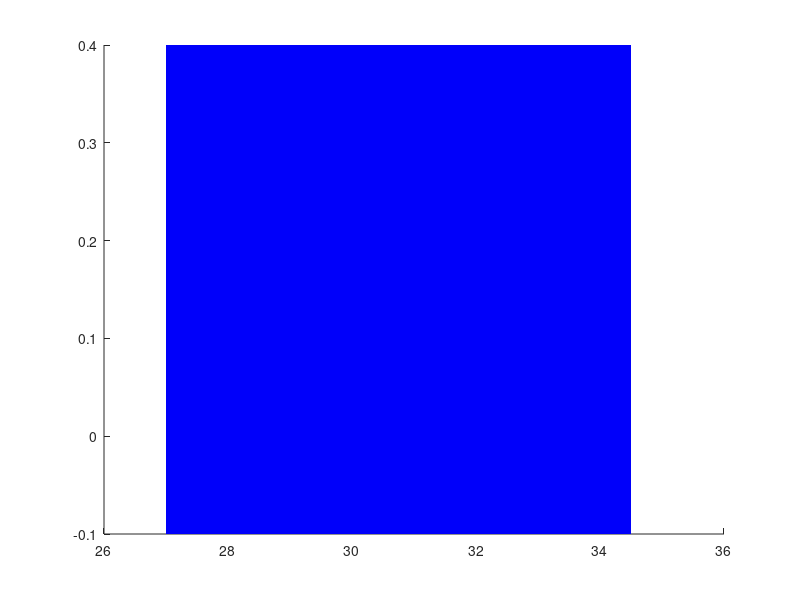

Write the MATLAB code that produced this figure. (Note: this script raises an error after producing the figure.)


%% Figure 1A
clc
clear all
close all

% load
load('./data/figure1A_PulseCardiacPhaseDefinition.mat');

% plot
figure; hold on;
frameY = [0.4 0.4 -0.1 -0.1];
for i = 1:size(Phase_info,1)
    frameX = [Phase_info(i,1) Phase_info(i,2) Phase_info(i,2) Phase_info(i,1)]; % WM
    b = fill(frameX, frameY, colors(Phase_info(i,3),:),'EdgeColor','None');
    alpha(b,0.2);
end
plot(27:196,PulseLine_show(27:196),'k-','linewidth',2);
legend(legend_label,'EdgeColor','w','FontSize',16);
set(gca,'xlim',[27 196],'xTick',[27:50:277],'XTickLabels',[0:0.5:2.5],'FontSize',14,'linewidth',2);
set(gca,'yTick',[0 0.2 0.4],'FontSize',14,'linewidth',2);
% xlabel(['Time (s)'],'FontSize',16);
% ylabel(['PPG signal'],'FontSize',16);
% title('Cardiac phase definition in pulse','FontSize',16);
axis square



%% Figure 1B
clc
clear all
close all

% load
load('./data/figure1B_SchematicDiagram_VASOsignal_trigger.mat');

figure('Color',[1 1 1],'Position',[0 0 1000 400],'Units','pixels');
subplot(2,1,1); hold on;
yyaxis left
plot([1:10],Data_VASO2{9}(1:10),'r-','linewidth',2);
set(gca,'ylim',[900 950],'yTick',[900:25:950],'yTickLabels',[900:25:950],'FontSize',16,'linewidth',2);
ylabel(['VASO signals'],'FontSize',16);
yyaxis right
plot([1.3:1:10.3],Data_BOLD2{9}(1:10),'b-','linewidth',2); 
set(gca,'ylim',[1310 1360],'yTick',[1310:25:1360],'yTickLabels',[1310:25:1360],'FontSize',16,'linewidth',2);
ylabel(['BOLD signals'],'FontSize',16);
set(gca,'xlim',[0.5 10.5],'FontSize',16,'linewidth',2);


subplot(2,1,2); hold on;
plot([618:4022],PhaseLine(618:4022),'k-','linewidth',2);
plot([Trigger_VASO(1:10) Trigger_VASO(1:10)]'/10,[zeros(10,1) 10*ones(10,1)]','r-','linewidth',2);
plot([Trigger_BOLD(1:10) Trigger_BOLD(1:10)]'/10,[zeros(10,1) 10*ones(10,1)]','b-','linewidth',2);
set(gca,'xlim',[618+155 4022-155],'xTick',Trigger_VASO(1:10)/10,'xTickLabels',[1:10],'FontSize',16,'linewidth',2);
set(gca,'ylim',[0 10],'yTick',[0:5:10],'yTickLabels',[0:5:10],'FontSize',16,'linewidth',2);
    
    
%% Figure 1C
clc
clear all
close all

% load
load('./data/figure1C_LaminarProfileCBFandCBV0.mat');

% set parameters
NumLayers = 6;

% plot
figure; 
subplot(121); hold on;
plot([1 2.5 4:4+NumLayers-1  4+NumLayers+0.5],LP_CBF,'k-','linewidth',2);
set(gca,'xlim',[0 NumLayers+5.5],'xTick',[1 2.5 NumLayers+4.5],'XTickLabels',{'WMd','WMs','pia'},'FontSize',16,'linewidth',2);
set(gca,'ylim',[0 40],'yTick',[0 20 40],'FontSize',16,'linewidth',2);
xlabel(['Relative Depth (Deep <--> Superficial)'],'FontSize',16);
ylabel(['CBF (mL/100g/min)'],'FontSize',16);
title('Laminar CBF','FontSize',16);
axis square
box on

tmpCBF = LP_CBF.^0.38;
CBV0 = 0.055*tmpCBF/mean(tmpCBF(3:end-1));
subplot(122); hold on;
plot([1 2.5 4:4+NumLayers-1  4+NumLayers+0.5],CBV0,'k-','linewidth',2);
set(gca,'xlim',[0 NumLayers+5.5],'xTick',[1 2.5 NumLayers+4.5],'XTickLabels',{'WMd','WMs','pia'},'FontSize',16,'linewidth',2);
set(gca,'ylim',[0 0.08],'yTick',[0 0.04 0.08],'yTickLabels',[0 4 8],'FontSize',16,'linewidth',2);
xlabel(['Relative Depth (Deep <--> Superficial)'],'FontSize',16);
ylabel(['CBVrest (%)'],'FontSize',16);
title('Laminar CBVrest','FontSize',16);
axis square
box on


%% Figure 1D
clc
clear all
close all

% load
load('./data/figure1D_CardioPhaseProfile_DifferentDepth.mat');

% plot
figure; hold on;
for i = 1:6+3
    plot(LP_TS(i,:)/mean(LP_TS(i,:)),'-','Color',colors(i,:),'linewidth',2);
end
set(gca,'xlim',[0.5 10+0.5],'xTick',[1:10],'FontSize',16,'linewidth',2);
set(gca,'ylim',[0.99 1.01],'yTick',[0.99 1 1.01],'FontSize',16,'linewidth',2);
xlabel(['Cardio-Phase'],'FontSize',16);
ylabel(['Normalized VASO signal'],'FontSize',16);
title('Cardio-phase profile of normalized VASO signal','FontSize',16);
legend(legend_label,'EdgeColor','w','FontSize',16);
axis square




